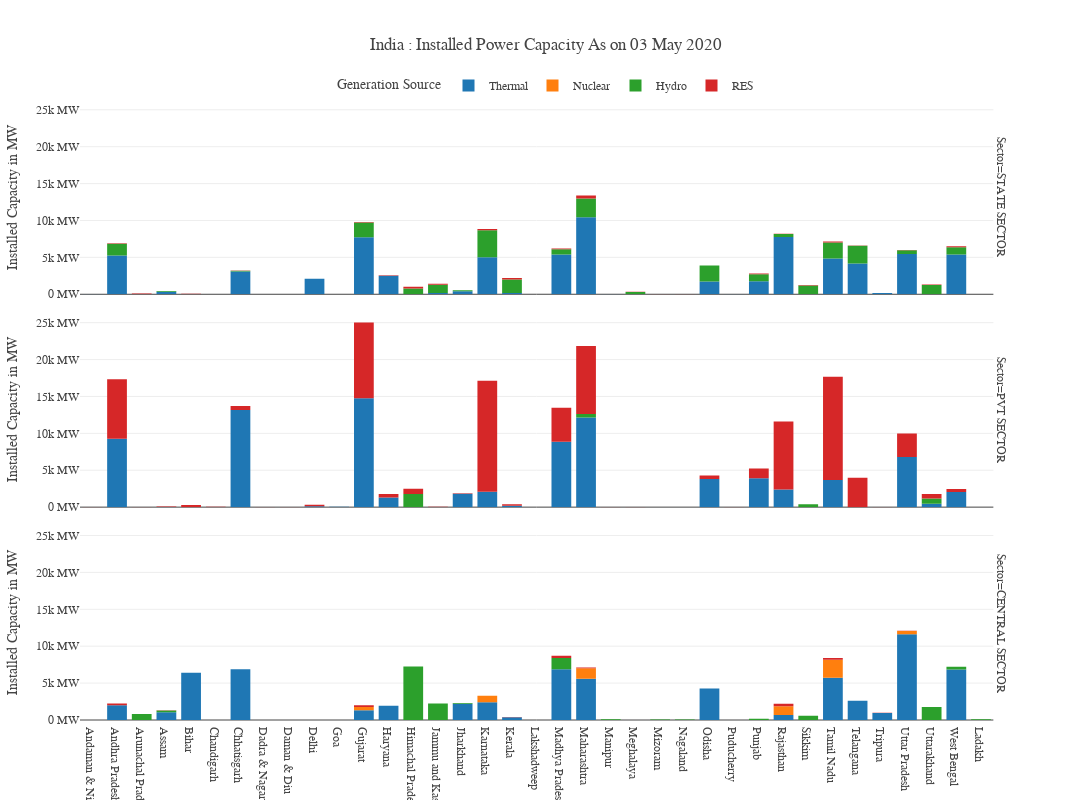

Notebook code cell kept with this figure:
### Code cell
fig=px.bar(data_frame=Data1,x="State",y="Installed Capacity",color="Mode",
      labels={"State":"","Installed Capacity":"Installed Capacity in MW"},
      title="India : Installed Power Capacity As on 03 May 2020",
      template="xgridoff",hover_name="State",facet_row="Sector",
          height=800,width=1200)

#fig.update_traces(texttemplate='%{text:"Sector"}', textposition='inside')
fig.update_layout(uniformtext_minsize=10, uniformtext_mode='hide',font_family="Rockwell",
    legend=dict(title="Generation Source", orientation="h", y=1, yanchor="bottom", x=0.5, xanchor="center"))

fig.update_yaxes( # the y-axis is in MW
    ticksuffix=" MW",showgrid=True)
fig.update_xaxes()
fig.show()

### Figure 1 — Plotly figure (JSON) as saved in the notebook; plotly's stock layout.template omitted (floating-point values rounded to 4 significant figures)
{"data": [{"alignmentgroup": "True", "hovertemplate": "<b>%{hovertext}</b><br><br>Mode=Thermal<br>Sector=STATE SECTOR<br>=%{x}<br>Installed Capacity in MW=%{y}<extra></extra>", "hovertext": ["Andaman & Nicobar Islands", "Andhra Pradesh", "Arunachal Pradesh", "Assam", "Bihar", "Chandigarh", "Chhatisgarh", "Dadra & Nagar Haveli", "Daman & Diu", "Delhi", "Goa", "Gujarat", "Haryana", "Himachal Pradesh", "Jammu and Kashmir", "Jharkhand", "Karnataka", "Kerala", "Lakshadweep", "Madhya Pradesh", "Maharashtra", "Manipur", "Meghalaya", "Mizoram", "Nagaland", "Odisha", "Puducherry", "Punjab", "Rajasthan", "Sikkim", "Tamil Nadu", "Telangana", "Tripura", "Uttar Pradesh", "Uttarakhand", "West Bengal"], "legendgroup": "Thermal", "marker": {"color": "#1F77B4"}, "name": "Thermal", "offsetgroup": "Thermal", "orientation": "v", "showlegend": true, "textposition": "auto", "type": "bar", "x": ["Andaman & Nicobar Islands", "Andhra Pradesh", "Arunachal Pradesh", "Assam", "Bihar", "Chandigarh", "Chhatisgarh", "Dadra & Nagar Haveli", "Daman & Diu", "Delhi", "Goa", "Gujarat", "Haryana", "Himachal Pradesh", "Jammu and Kashmir", "Jharkhand", "Karnataka", "Kerala", "Lakshadweep", "Madhya Pradesh", "Maharashtra", "Manipur", "Meghalaya", "Mizoram", "Nagaland", "Odisha", "Puducherry", "Punjab", "Rajasthan", "Sikkim", "Tamil Nadu", "Telangana", "Tripura", "Uttar Pradesh", "Uttarakhand", "West Bengal"], "xaxis": "x3", "y": [40.05, 5245.0, 0, 328.2, 0, 0, 3080, 0, 0, 2100.0, 0, 7728.0, 2510, 0, 175, 420, 5020, 160.0, 0, 5400, 10422, 36, 0, 0, 0, 1740, 32.5, 1760, 7774.0, 0, 4844.0, 4162.0, 169.5, 5469, 0, 5390], "yaxis": "y3"}, {"alignmentgroup": "True", "hovertemplate": "<b>%{hovertext}</b><br><br>Mode=Thermal<br>Sector=PVT SECTOR<br>=%{x}<br>Installed Capacity in MW=%{y}<extra></extra>", "hovertext": ["Andaman & Nicobar Islands", "Andhra Pradesh", "Arunachal Pradesh", "Assam", "Bihar", "Chandigarh", "Chhatisgarh", "Dadra & Nagar Haveli", "Daman & Diu", "Delhi", "Goa", "Gujarat", "Haryana", "Himachal Pradesh", "Jammu and Kashmir", "Jharkhand", "Karnataka", "Kerala", "Lakshadweep", "Madhya Pradesh", "Maharashtra", "Manipur", "Meghalaya", "Mizoram", "Nagaland", "Odisha", "Puducherry", "Punjab", "Rajasthan", "Sikkim", "Tamil Nadu", "Telangana", "Tripura", "Uttar Pradesh", "Uttarakhand", "West Bengal"], "legendgroup": "Thermal", "marker": {"color": "#1F77B4"}, "name": "Thermal", "offsetgroup": "Thermal", "orientation": "v", "showlegend": false, "textposition": "auto", "type": "bar", "x": ["Andaman & Nicobar Islands", "Andhra Pradesh", "Arunachal Pradesh", "Assam", "Bihar", "Chandigarh", "Chhatisgarh", "Dadra & Nagar Haveli", "Daman & Diu", "Delhi", "Goa", "Gujarat", "Haryana", "Himachal Pradesh", "Jammu and Kashmir", "Jharkhand", "Karnataka", "Kerala", "Lakshadweep", "Madhya Pradesh", "Maharashtra", "Manipur", "Meghalaya", "Mizoram", "Nagaland", "Odisha", "Puducherry", "Punjab", "Rajasthan", "Sikkim", "Tamil Nadu", "Telangana", "Tripura", "Uttar Pradesh", "Uttarakhand", "West Bengal"], "xaxis": "x2", "y": [0, 9280.0, 0, 24.5, 0, 0, 13168, 0, 0, 108, 48, 14742, 1320, 0, 0, 1830, 2085.0, 174, 0, 8870, 12144, 0, 0, 0, 0, 3800, 0, 3920, 2400, 0, 3665.0, 0, 0, 6810, 450, 2037], "yaxis": "y2"}, {"alignmentgroup": "True", "hovertemplate": "<b>%{hovertext}</b><br><br>Mode=Thermal<br>Sector=CENTRAL SECTOR<br>=%{x}<br>Installed Capacity in MW=%{y}<extra></extra>", "hovertext": ["Andaman & Nicobar Islands", "Andhra Pradesh", "Arunachal Pradesh", "Assam", "Bihar", "Chandigarh", "Chhatisgarh", "Dadra & Nagar Haveli", "Daman & Diu", "Goa", "Gujarat", "Haryana", "Himachal Pradesh", "Jammu and Kashmir", "Jharkhand", "Karnataka", "Kerala", "Ladakh", "Lakshadweep", "Madhya Pradesh", "Maharashtra", "Manipur", "Mizoram", "Nagaland", "Odisha", "Puducherry", "Punjab", "Rajasthan", "Sikkim", "Tamil Nadu", "Telangana", "Tripura", "Uttar Pradesh", "Uttarakhand", "West Bengal"], "legendgroup": "Thermal", "marker": {"color": "#1F77B4"}, "name": "Thermal", "offsetgroup": "Thermal", "orientation": "v", "showlegend": false, "textposition": "auto", "type": "bar", "x": ["Andaman & Nicobar Islands", "Andhra Pradesh", "Arunachal Pradesh", "Assam", "Bihar", "Chandigarh", "Chhatisgarh", "Dadra & Nagar Haveli", "Daman & Diu", "Goa", "Gujarat", "Haryana", "Himachal Pradesh", "Jammu and Kashmir", "Jharkhand", "Karnataka", "Kerala", "Ladakh", "Lakshadweep", "Madhya Pradesh", "Maharashtra", "Manipur", "Mizoram", "Nagaland", "Odisha", "Puducherry", "Punjab", "Rajasthan", "Sikkim", "Tamil Nadu", "Telangana", "Tripura", "Uttar Pradesh", "Uttarakhand", "West Bengal"], "xaxis": "x", "y": [0, 2000, 0, 1041, 6390, 0, 6880, 0, 0, 0, 1314.0, 1932.0, 0, 0, 2210, 2400, 359.6, 0, 0, 6880, 5607.0, 0, 0, 0, 4260, 0, 0, 669.3, 0, 5740, 2600, 962.6, 11620.0, 0, 6850], "yaxis": "y"}, {"alignmentgroup": "True", "hovertemplate": "<b>%{hovertext}</b><br><br>Mode=Nuclear<br>Sector=STATE SECTOR<br>=%{x}<br>Installed Capacity in MW=%{y}<extra></extra>", "hovertext": ["Andaman & Nicobar Islands", "Andhra Pradesh", "Arunachal Pradesh", "Assam", "Bihar", "Chandigarh", "Chhatisgarh", "Dadra & Nagar Haveli", "Daman & Diu", "Delhi", "Goa", "Gujarat", "Haryana", "Himachal Pradesh", "Jammu and Kashmir", "Jharkhand", "Karnataka", "Kerala", "Lakshadweep", "Madhya Pradesh", "Maharashtra", "Manipur", "Meghalaya", "Mizoram", "Nagaland", "Odisha", "Puducherry", "Punjab", "Rajasthan", "Sikkim", "Tamil Nadu", "Telangana", "Tripura", "Uttar Pradesh", "Uttarakhand", "West Bengal"], "legendgroup": "Nuclear", "marker": {"color": "#FF7F0E"}, "name": "Nuclear", "offsetgroup": "Nuclear", "orientation": "v", "showlegend": true, "textposition": "auto", "type": "bar", "x": ["Andaman & Nicobar Islands", "Andhra Pradesh", "Arunachal Pradesh", "Assam", "Bihar", "Chandigarh", "Chhatisgarh", "Dadra & Nagar Haveli", "Daman & Diu", "Delhi", "Goa", "Gujarat", "Haryana", "Himachal Pradesh", "Jammu and Kashmir", "Jharkhand", "Karnataka", "Kerala", "Lakshadweep", "Madhya Pradesh", "Maharashtra", "Manipur", "Meghalaya", "Mizoram", "Nagaland", "Odisha", "Puducherry", "Punjab", "Rajasthan", "Sikkim", "Tamil Nadu", "Telangana", "Tripura", "Uttar Pradesh", "Uttarakhand", "West Bengal"], "xaxis": "x3", "y": [0, 0, 0, 0, 0, 0, 0, 0, 0, 0, 0, 0, 0, 0, 0, 0, 0, 0, 0, 0, 0, 0, 0, 0, 0, 0, 0, 0, 0, 0, 0, 0, 0, 0, 0, 0], "yaxis": "y3"}, {"alignmentgroup": "True", "hovertemplate": "<b>%{hovertext}</b><br><br>Mode=Nuclear<br>Sector=PVT SECTOR<br>=%{x}<br>Installed Capacity in MW=%{y}<extra></extra>", "hovertext": ["Andaman & Nicobar Islands", "Andhra Pradesh", "Arunachal Pradesh", "Assam", "Bihar", "Chandigarh", "Chhatisgarh", "Dadra & Nagar Haveli", "Daman & Diu", "Delhi", "Goa", "Gujarat", "Haryana", "Himachal Pradesh", "Jammu and Kashmir", "Jharkhand", "Karnataka", "Kerala", "Lakshadweep", "Madhya Pradesh", "Maharashtra", "Manipur", "Meghalaya", "Mizoram", "Nagaland", "Odisha", "Puducherry", "Punjab", "Rajasthan", "Sikkim", "Tamil Nadu", "Telangana", "Tripura", "Uttar Pradesh", "Uttarakhand", "West Bengal"], "legendgroup": "Nuclear", "marker": {"color": "#FF7F0E"}, "name": "Nuclear", "offsetgroup": "Nuclear", "orientation": "v", "showlegend": false, "textposition": "auto", "type": "bar", "x": ["Andaman & Nicobar Islands", "Andhra Pradesh", "Arunachal Pradesh", "Assam", "Bihar", "Chandigarh", "Chhatisgarh", "Dadra & Nagar Haveli", "Daman & Diu", "Delhi", "Goa", "Gujarat", "Haryana", "Himachal Pradesh", "Jammu and Kashmir", "Jharkhand", "Karnataka", "Kerala", "Lakshadweep", "Madhya Pradesh", "Maharashtra", "Manipur", "Meghalaya", "Mizoram", "Nagaland", "Odisha", "Puducherry", "Punjab", "Rajasthan", "Sikkim", "Tamil Nadu", "Telangana", "Tripura", "Uttar Pradesh", "Uttarakhand", "West Bengal"], "xaxis": "x2", "y": [0, 0, 0, 0, 0, 0, 0, 0, 0, 0, 0, 0, 0, 0, 0, 0, 0, 0, 0, 0, 0, 0, 0, 0, 0, 0, 0, 0, 0, 0, 0, 0, 0, 0, 0, 0], "yaxis": "y2"}, {"alignmentgroup": "True", "hovertemplate": "<b>%{hovertext}</b><br><br>Mode=Nuclear<br>Sector=CENTRAL SECTOR<br>=%{x}<br>Installed Capacity in MW=%{y}<extra></extra>", "hovertext": ["Andaman & Nicobar Islands", "Andhra Pradesh", "Arunachal Pradesh", "Assam", "Bihar", "Chandigarh", "Chhatisgarh", "Dadra & Nagar Haveli", "Daman & Diu", "Goa", "Gujarat", "Haryana", "Himachal Pradesh", "Jammu and Kashmir", "Jharkhand", "Karnataka", "Kerala", "Ladakh", "Lakshadweep", "Madhya Pradesh", "Maharashtra", "Manipur", "Mizoram", "Nagaland", "Odisha", "Puducherry", "Punjab", "Rajasthan", "Sikkim", "Tamil Nadu", "Telangana", "Tripura", "Uttar Pradesh", "Uttarakhand", "West Bengal"], "legendgroup": "Nuclear", "marker": {"color": "#FF7F0E"}, "name": "Nuclear", "offsetgroup": "Nuclear", "orientation": "v", "showlegend": false, "textposition": "auto", "type": "bar", "x": ["Andaman & Nicobar Islands", "Andhra Pradesh", "Arunachal Pradesh", "Assam", "Bihar", "Chandigarh", "Chhatisgarh", "Dadra & Nagar Haveli", "Daman & Diu", "Goa", "Gujarat", "Haryana", "Himachal Pradesh", "Jammu and Kashmir", "Jharkhand", "Karnataka", "Kerala", "Ladakh", "Lakshadweep", "Madhya Pradesh", "Maharashtra", "Manipur", "Mizoram", "Nagaland", "Odisha", "Puducherry", "Punjab", "Rajasthan", "Sikkim", "Tamil Nadu", "Telangana", "Tripura", "Uttar Pradesh", "Uttarakhand", "West Bengal"], "xaxis": "x", "y": [0, 0, 0, 0, 0, 0, 0, 0, 0, 0, 440, 0, 0, 0, 0, 880, 0, 0, 0, 0, 1400, 0, 0, 0, 0, 0, 0, 1180, 0, 2440, 0, 0, 440, 0, 0], "yaxis": "y"}, {"alignmentgroup": "True", "hovertemplate": "<b>%{hovertext}</b><br><br>Mode=Hydro<br>Sector=STATE SECTOR<br>=%{x}<br>Installed Capacity in MW=%{y}<extra></extra>", "hovertext": ["Andaman & Nicobar Islands", "Andhra Pradesh", "Arunachal Pradesh", "Assam", "Bihar", "Chandigarh", "Chhatisgarh", "Dadra & Nagar Haveli", "Daman & Diu", "Delhi", "Goa", "Gujarat", "Haryana", "Himachal Pradesh", "Jammu and Kashmir", "Jharkhand", "Karnataka", "Kerala", "Lakshadweep", "Madhya Pradesh", "Maharashtra", "Manipur", "Meghalaya", "Mizoram", "Nagaland", "Odisha", "Puducherry", "Punjab", "Rajasthan", "Sikkim", "Tamil Nadu", "Telangana", "Tripura", "Uttar Pradesh", "Uttarakhand", "West Bengal"], "legendgroup": "Hydro", "marker": {"color": "#2CA02C"}, "name": "Hydro", "offsetgroup": "Hydro", "orientation": "v", "showlegend": true, "textposition": "auto", "type": "bar", "x": ["Andaman & Nicobar Islands", "Andhra Pradesh", "Arunachal Pradesh", "Assam", "Bihar", "Chandigarh", "Chhatisgarh", "Dadra & Nagar Haveli", "Daman & Diu", "Delhi", "Goa", "Gujarat", "Haryana", "Himachal Pradesh", "Jammu and Kashmir", "Jharkhand", "Karnataka", "Kerala", "Lakshadweep", "Madhya Pradesh", "Maharashtra", "Manipur", "Meghalaya", "Mizoram", "Nagaland", "Odisha", "Puducherry", "Punjab", "Rajasthan", "Sikkim", "Tamil Nadu", "Telangana", "Tripura", "Uttar Pradesh", "Uttarakhand", "West Bengal"], "xaxis": "x3", "y": [0, 1610, 0, 100, 0, 0, 120, 0, 0, 0, 0, 1990, 0, 777, 1110, 130, 3644.0, 1856.0, 0, 715, 2566, 0, 322, 0, 0, 2142.0, 0, 941, 411, 1200, 2178.0, 2406.0, 0, 501.6, 1252.0, 986], "yaxis": "y3"}, {"alignmentgroup": "True", "hovertemplate": "<b>%{hovertext}</b><br><br>Mode=Hydro<br>Sector=PVT SECTOR<br>=%{x}<br>Installed Capacity in MW=%{y}<extra></extra>", "hovertext": ["Andaman & Nicobar Islands", "Andhra Pradesh", "Arunachal Pradesh", "Assam", "Bihar", "Chandigarh", "Chhatisgarh", "Dadra & Nagar Haveli", "Daman & Diu", "Delhi", "Goa", "Gujarat", "Haryana", "Himachal Pradesh", "Jammu and Kashmir", "Jharkhand", "Karnataka", "Kerala", "Lakshadweep", "Madhya Pradesh", "Maharashtra", "Manipur", "Meghalaya", "Mizoram", "Nagaland", "Odisha", "Puducherry", "Punjab", "Rajasthan", "Sikkim", "Tamil Nadu", "Telangana", "Tripura", "Uttar Pradesh", "Uttarakhand", "West Bengal"], "legendgroup": "Hydro", "marker": {"color": "#2CA02C"}, "name": "Hydro", "offsetgroup": "Hydro", "orientation": "v", "showlegend": false, "textposition": "auto", "type": "bar", "x": ["Andaman & Nicobar Islands", "Andhra Pradesh", "Arunachal Pradesh", "Assam", "Bihar", "Chandigarh", "Chhatisgarh", "Dadra & Nagar Haveli", "Daman & Diu", "Delhi", "Goa", "Gujarat", "Haryana", "Himachal Pradesh", "Jammu and Kashmir", "Jharkhand", "Karnataka", "Kerala", "Lakshadweep", "Madhya Pradesh", "Maharashtra", "Manipur", "Meghalaya", "Mizoram", "Nagaland", "Odisha", "Puducherry", "Punjab", "Rajasthan", "Sikkim", "Tamil Nadu", "Telangana", "Tripura", "Uttar Pradesh", "Uttarakhand", "West Bengal"], "xaxis": "x2", "y": [0, 0, 0, 0, 0, 0, 0, 0, 0, 0, 0, 0, 0, 1784, 0, 0, 0, 0, 0, 0, 481, 0, 0, 0, 0, 0, 0, 0, 0, 399, 0, 0, 0, 0, 730, 0], "yaxis": "y2"}, {"alignmentgroup": "True", "hovertemplate": "<b>%{hovertext}</b><br><br>Mode=Hydro<br>Sector=CENTRAL SECTOR<br>=%{x}<br>Installed Capacity in MW=%{y}<extra></extra>", "hovertext": ["Andaman & Nicobar Islands", "Andhra Pradesh", "Arunachal Pradesh", "Assam", "Bihar", "Chandigarh", "Chhatisgarh", "Dadra & Nagar Haveli", "Daman & Diu", "Goa", "Gujarat", "Haryana", "Himachal Pradesh", "Jammu and Kashmir", "Jharkhand", "Karnataka", "Kerala", "Ladakh", "Lakshadweep", "Madhya Pradesh", "Maharashtra", "Manipur", "Mizoram", "Nagaland", "Odisha", "Puducherry", "Punjab", "Rajasthan", "Sikkim", "Tamil Nadu", "Telangana", "Tripura", "Uttar Pradesh", "Uttarakhand", "West Bengal"], "legendgroup": "Hydro", "marker": {"color": "#2CA02C"}, "name": "Hydro", "offsetgroup": "Hydro", "orientation": "v", "showlegend": false, "textposition": "auto", "type": "bar", "x": ["Andaman & Nicobar Islands", "Andhra Pradesh", "Arunachal Pradesh", "Assam", "Bihar", "Chandigarh", "Chhatisgarh", "Dadra & Nagar Haveli", "Daman & Diu", "Goa", "Gujarat", "Haryana", "Himachal Pradesh", "Jammu and Kashmir", "Jharkhand", "Karnataka", "Kerala", "Ladakh", "Lakshadweep", "Madhya Pradesh", "Maharashtra", "Manipur", "Mizoram", "Nagaland", "Odisha", "Puducherry", "Punjab", "Rajasthan", "Sikkim", "Tamil Nadu", "Telangana", "Tripura", "Uttar Pradesh", "Uttarakhand", "West Bengal"], "xaxis": "x", "y": [0, 0, 815, 250, 0, 0, 0, 0, 0, 0, 0, 0, 7248.0, 2250, 80, 0, 0, 89, 0, 1520, 0, 105, 60, 75, 0, 0, 155.3, 0, 570, 0, 0, 0, 0, 1774.0, 355.2], "yaxis": "y"}, {"alignmentgroup": "True", "hovertemplate": "<b>%{hovertext}</b><br><br>Mode=RES<br>Sector=STATE SECTOR<br>=%{x}<br>Installed Capacity in MW=%{y}<extra></extra>", "hovertext": ["Andaman & Nicobar Islands", "Andhra Pradesh", "Arunachal Pradesh", "Assam", "Bihar", "Chandigarh", "Chhatisgarh", "Dadra & Nagar Haveli", "Daman & Diu", "Delhi", "Goa", "Gujarat", "Haryana", "Himachal Pradesh", "Jammu and Kashmir", "Jharkhand", "Karnataka", "Kerala", "Lakshadweep", "Madhya Pradesh", "Maharashtra", "Manipur", "Meghalaya", "Mizoram", "Nagaland", "Odisha", "Puducherry", "Punjab", "Rajasthan", "Sikkim", "Tamil Nadu", "Telangana", "Tripura", "Uttar Pradesh", "Uttarakhand", "West Bengal"], "legendgroup": "RES", "marker": {"color": "#D62728"}, "name": "RES", "offsetgroup": "RES", "orientation": "v", "showlegend": true, "textposition": "auto", "type": "bar", "x": ["Andaman & Nicobar Islands", "Andhra Pradesh", "Arunachal Pradesh", "Assam", "Bihar", "Chandigarh", "Chhatisgarh", "Dadra & Nagar Haveli", "Daman & Diu", "Delhi", "Goa", "Gujarat", "Haryana", "Himachal Pradesh", "Jammu and Kashmir", "Jharkhand", "Karnataka", "Kerala", "Lakshadweep", "Madhya Pradesh", "Maharashtra", "Manipur", "Meghalaya", "Mizoram", "Nagaland", "Odisha", "Puducherry", "Punjab", "Rajasthan", "Sikkim", "Tamil Nadu", "Telangana", "Tripura", "Uttar Pradesh", "Uttarakhand", "West Bengal"], "xaxis": "x3", "y": [5.25, 56.18, 107.1, 5.01, 70.7, 0, 11.05, 0, 0, 0, 0.05, 72.35, 69.3, 256.6, 130.5, 4.05, 193.9, 172.9, 0, 83.96, 388.1, 5.45, 32.53, 36.47, 30.67, 26.3, 0, 127.8, 23.85, 52.11, 122.7, 41.22, 16.01, 25.1, 67.87, 122.0], "yaxis": "y3"}, {"alignmentgroup": "True", "hovertemplate": "<b>%{hovertext}</b><br><br>Mode=RES<br>Sector=PVT SECTOR<br>=%{x}<br>Installed Capacity in MW=%{y}<extra></extra>", "hovertext": ["Andaman & Nicobar Islands", "Andhra Pradesh", "Arunachal Pradesh", "Assam", "Bihar", "Chandigarh", "Chhatisgarh", "Dadra & Nagar Haveli", "Daman & Diu", "Delhi", "Goa", "Gujarat", "Haryana", "Himachal Pradesh", "Jammu and Kashmir", "Jharkhand", "Karnataka", "Kerala", "Lakshadweep", "Madhya Pradesh", "Maharashtra", "Manipur", "Meghalaya", "Mizoram", "Nagaland", "Odisha", "Puducherry", "Punjab", "Rajasthan", "Sikkim", "Tamil Nadu", "Telangana", "Tripura", "Uttar Pradesh", "Uttarakhand", "West Bengal"], "legendgroup": "RES", "marker": {"color": "#D62728"}, "name": "RES", "offsetgroup": "RES", "orientation": "v", "showlegend": false, "textposition": "auto", "type": "bar", "x": ["Andaman & Nicobar Islands", "Andhra Pradesh", "Arunachal Pradesh", "Assam", "Bihar", "Chandigarh", "Chhatisgarh", "Dadra & Nagar Haveli", "Daman & Diu", "Delhi", "Goa", "Gujarat", "Haryana", "Himachal Pradesh", "Jammu and Kashmir", "Jharkhand", "Karnataka", "Kerala", "Lakshadweep", "Madhya Pradesh", "Maharashtra", "Manipur", "Meghalaya", "Mizoram", "Nagaland", "Odisha", "Puducherry", "Punjab", "Rajasthan", "Sikkim", "Tamil Nadu", "Telangana", "Tripura", "Uttar Pradesh", "Uttarakhand", "West Bengal"], "xaxis": "x2", "y": [7.09, 8059.0, 29.61, 45.33, 272.8, 40.55, 540.8, 5.46, 19.86, 217.2, 5.12, 10270.0, 457, 695.0, 69.3, 42.7, 15040.0, 204.6, 0.75, 4611.0, 9199.0, 5.16, 13.92, 1.52, 1, 485.4, 5.51, 1321.0, 9215.0, 0.07, 14000.0, 3974.0, 4.41, 3181.0, 592.9, 410.9], "yaxis": "y2"}, {"alignmentgroup": "True", "hovertemplate": "<b>%{hovertext}</b><br><br>Mode=RES<br>Sector=CENTRAL SECTOR<br>=%{x}<br>Installed Capacity in MW=%{y}<extra></extra>", "hovertext": ["Andaman & Nicobar Islands", "Andhra Pradesh", "Arunachal Pradesh", "Assam", "Bihar", "Chandigarh", "Chhatisgarh", "Dadra & Nagar Haveli", "Daman & Diu", "Goa", "Gujarat", "Haryana", "Himachal Pradesh", "Jammu and Kashmir", "Jharkhand", "Karnataka", "Kerala", "Ladakh", "Lakshadweep", "Madhya Pradesh", "Maharashtra", "Manipur", "Mizoram", "Nagaland", "Odisha", "Puducherry", "Punjab", "Rajasthan", "Sikkim", "Tamil Nadu", "Telangana", "Tripura", "Uttar Pradesh", "Uttarakhand", "West Bengal"], "legendgroup": "RES", "marker": {"color": "#D62728"}, "name": "RES", "offsetgroup": "RES", "orientation": "v", "showlegend": false, "textposition": "auto", "type": "bar", "x": ["Andaman & Nicobar Islands", "Andhra Pradesh", "Arunachal Pradesh", "Assam", "Bihar", "Chandigarh", "Chhatisgarh", "Dadra & Nagar Haveli", "Daman & Diu", "Goa", "Gujarat", "Haryana", "Himachal Pradesh", "Jammu and Kashmir", "Jharkhand", "Karnataka", "Kerala", "Ladakh", "Lakshadweep", "Madhya Pradesh", "Maharashtra", "Manipur", "Mizoram", "Nagaland", "Odisha", "Puducherry", "Punjab", "Rajasthan", "Sikkim", "Tamil Nadu", "Telangana", "Tripura", "Uttar Pradesh", "Uttarakhand", "West Bengal"], "xaxis": "x", "y": [5.1, 250, 0, 25, 0, 0, 0, 0, 0, 0, 243.3, 5, 0, 0, 0, 0, 50, 0, 0, 300, 123, 0, 0, 0, 10, 0, 0, 344, 0, 231.9, 10, 5, 30, 0, 0], "yaxis": "y"}], "layout": {"annotations": [{"font": {}, "showarrow": false, "text": "Sector=CENTRAL SECTOR", "textangle": 90, "x": 0.98, "xanchor": "left", "xref": "paper", "y": 0.1567, "yanchor": "middle", "yref": "paper"}, {"font": {}, "showarrow": false, "text": "Sector=PVT SECTOR", "textangle": 90, "x": 0.98, "xanchor": "left", "xref": "paper", "y": 0.5, "yanchor": "middle", "yref": "paper"}, {"font": {}, "showarrow": false, "text": "Sector=STATE SECTOR", "textangle": 90, "x": 0.98, "xanchor": "left", "xref": "paper", "y": 0.8433, "yanchor": "middle", "yref": "paper"}], "barmode": "relative", "font": {"family": "Rockwell"}, "height": 800, "legend": {"orientation": "h", "title": {"text": "Generation Source"}, "tracegroupgap": 0, "x": 0.5, "xanchor": "center", "y": 1, "yanchor": "bottom"}, "title": {"text": "India : Installed Power Capacity As on 03 May 2020"}, "uniformtext": {"minsize": 10, "mode": "hide"}, "width": 1200, "xaxis": {"anchor": "y", "domain": [0, 0.98], "title": {"text": ""}}, "xaxis2": {"anchor": "y2", "domain": [0, 0.98], "matches": "x", "showticklabels": false}, "xaxis3": {"anchor": "y3", "domain": [0, 0.98], "matches": "x", "showticklabels": false}, "yaxis": {"anchor": "x", "domain": [0, 0.3133], "showgrid": true, "ticksuffix": " MW", "title": {"text": "Installed Capacity in MW"}}, "yaxis2": {"anchor": "x2", "domain": [0.3433, 0.6567], "matches": "y", "showgrid": true, "ticksuffix": " MW", "title": {"text": "Installed Capacity in MW"}}, "yaxis3": {"anchor": "x3", "domain": [0.6867, 1.0], "matches": "y", "showgrid": true, "ticksuffix": " MW", "title": {"text": "Installed Capacity in MW"}}}}
